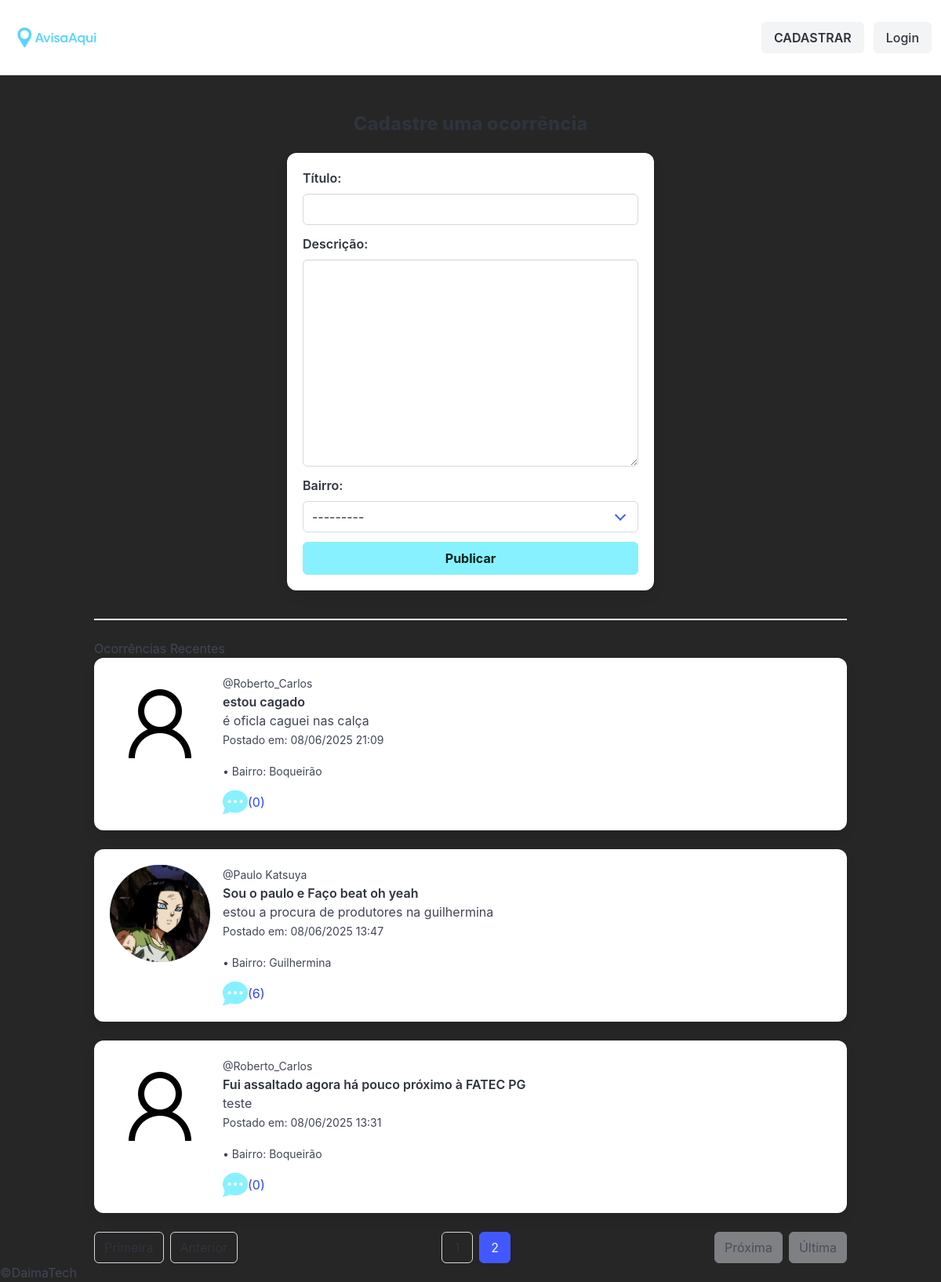
Screenshot of /?page=2 with the database file from the repository.
### appHome/models.py (models this page shows, shortened)
class Ocorrencia(models.Model):
    usuario = models.ForeignKey(Usuario, on_delete=models.CASCADE, related_name='ocorrencias')
    titulo = models.CharField(max_length=120)
    descricao = models.TextField()
    bairro = models.ForeignKey(Bairro, on_delete=models.CASCADE,  related_name='bairros')
    data_ocorrencia = models.DateTimeField(auto_now_add=True)

class Usuario(models.Model):
    nome_usuario = models.CharField(max_length=45, unique=True)
    email = models.CharField(max_length=120, unique=True)
    senha = models.CharField(max_length=25)
    foto = models.ImageField(upload_to='fotos_usuarios/', blank=True, null=True)
    descricao = models.TextField(blank=True)

class Bairro(models.Model):
    nome = models.CharField(max_length=60)
    def __str__(self):
        return self.nome

### appHome/views.py (the view, shortened to what this page needs)
# urls.py: path('', views.home, name='home'),
def home(request):
    usuario_logado = None
    if 'email' in request.session:
        try:
            usuario_logado = Usuario.objects.get(email=request.session['email'])
        except Usuario.DoesNotExist:
            request.session.flush()
    form_ocorrencia = OcorrenciaForm()
    todas_ocorrencias = Ocorrencia.objects.all().order_by('-data_ocorrencia')
    paginator = Paginator(todas_ocorrencias, 5)
    page = request.GET.get('page')
    try:
        ocorrencias = paginator.page(page)
    except PageNotAnInteger:
        ocorrencias = paginator.page(1)
    except EmptyPage:
        ocorrencias = paginator.page(paginator.num_pages)
    dados = {
        'form_ocorrencia': form_ocorrencia,
        'ocorrencias': ocorrencias,
        'usuario_logado': usuario_logado
    }
    return render(request, "home.html", dados)

### appHome/forms.py
class OcorrenciaForm(forms.ModelForm):
    class Meta:
        model = Ocorrencia
        fields = ('titulo', 'descricao', 'bairro')
        widgets = {
            'titulo' : forms.TextInput(attrs={'class': 'input'}),
            'descricao': forms.Textarea(attrs={'class': 'textarea'}),
        }

### appHome/templates/home.html (shortened to what this page needs)
{% extends 'template.html' %}
{% load tz %}
{% load static %}
{% load widget_tweaks %}
{% block conteudo %}
    <div class="container">
        <div class="columns is-centered">
            <div class="column is-half">
                <h2 class="title is-4 has-text-centered mt-6">Cadastre uma ocorrência</h2>
                <div class="box">
                    <form action="{% url 'home' %}" method="POST">
                        <div class="field">
                            <label class="label" for="{{ form_ocorrencia.titulo.id_for_label }}">Título:</label>
                            <div class="control">
                                {{ form_ocorrencia.titulo|attr:"class:input" }}
                            </div>
                        </div>
                        <div class="field">
                            <label class="label" for="{{ form_ocorrencia.descricao.id_for_label }}">Descrição:</label>
                            <div class="control">
                                {{ form_ocorrencia.descricao|attr:"class:textarea" }}
                            </div>
                        </div>
                        <div class="field">
                            <label class="label" for="{{ form_ocorrencia.bairro.id_for_label }}">Bairro:</label>
                            <div class="control">
                                <div class="select is-fullwidth">
                                    {{ form_ocorrencia.bairro }}
                                </div>
                            </div>
                        </div>
                        <div class="field">
                            <div class="control">
                                <button type="submit" class="button is-primary is-fullwidth button-success">Publicar</button>
                            </div>
                        </div>
                    </form>
                </div>
            </div>
        </div>
        <hr>
        <h2>Ocorrências Recentes</h2>
        <div id="ocorrencias-container">
            {% for ocorrencia in ocorrencias %}
                <div class="box mb-5">
                    <article class="media">
                        <div class="media-left">
                            <figure class="image is-128x128">
                                {% if ocorrencia.usuario.foto %}
                                    <img class="is-rounded" src="{{ ocorrencia.usuario.foto.url }}" alt="Foto de perfil de {{ ocorrencia.usuario.nome_usuario }}">
                                {% else %}
                                    <img class="is-rounded has-background-white" src="{% static 'img/icon-user.png' %}" alt="Foto padrão">
                                {% endif %}
                            </figure>
                        </div>
                        <div class="media-content">
                            <div class="content">
                                <small>@{{ ocorrencia.usuario.nome_usuario }}</small>
                                <p>
                                    <strong>{{ ocorrencia.titulo }}</strong>
                                    <br>
                                    {{ ocorrencia.descricao|linebreaksbr }}
                                    <br>
                                    <small>Postado em: {{ ocorrencia.data_ocorrencia|localtime|date:"d/m/Y H:i" }}</small>
                                </p>
                                {% if ocorrencia.bairro %}
                                    <small>&bull; Bairro: {{ ocorrencia.bairro.nome }}</small>
                                {% endif %}
                            </div>
                            <nav class="level is-mobile">
                                <div class="level-left">
                                    <a class="level-item comentarios-btn" data-ocorrencia-id="{{ ocorrencia.id }}">
                                        <span class="icon is-medium">
                                            <img src="{% static 'img/chat_azul.png' %}" alt="Ícone de chat">
                                        </span>
                                        <span>  ({{ ocorrencia.comentarios.count }})</span>
                                    </a>
                                </div>
                            </nav>
                        </div>
                    </article>
                </div>
            {% empty %}
                <p class="has-text-centered is-size-5">Nenhuma ocorrência encontrada ainda. Seja o primeiro a postar!</p>
            {% endfor %}
        </div>
        {% if ocorrencias.has_other_pages %}
            <nav class="pagination is-centered" role="navigation" aria-label="pagination">
                {% if ocorrencias.has_previous %}
                    <a class="pagination-previous" href="?page=1">Primeira</a>
                    <a class="pagination-previous" href="?page={{ ocorrencias.previous_page_number }}">Anterior</a>
                {% else %}
                    <a class="pagination-previous is-disabled" disabled>Primeira</a>
                    <a class="pagination-previous is-disabled" disabled>Anterior</a>
                {% endif %}
                {% if ocorrencias.has_next %}
                    <a class="pagination-next" href="?page={{ ocorrencias.next_page_number }}">Próxima</a>
                    <a class="pagination-next" href="?page={{ ocorrencias.paginator.num_pages }}">Última</a>
                {% else %}
                    <a class="pagination-next is-disabled" disabled>Próxima</a>
                    <a class="pagination-next is-disabled" disabled>Última</a>
                {% endif %}
                <ul class="pagination-list">
                    {% for i in ocorrencias.paginator.page_range %}
                        {% if ocorrencias.number == i %}
                            <li><a class="pagination-link is-current" aria-label="Page {{ i }}" aria-current="page">{{ i }}</a></li>
                        {% else %}
                            <li><a class="pagination-link" href="?page={{ i }}" aria-label="Go to page {{ i }}">{{ i }}</a></li>
                        {% endif %}
                    {% endfor %}
                </ul>
            </nav>
        {% endif %}
    </div>
{% endblock %}

### appHome/static/style.css (style rules this page uses)
.button-success { background-color: var(--cor1); border: 1px solid var(--cor1); font-weight: bolder; }

### appHome/templates/template.html (style rules this page uses)
body { background-color: var(--cor5); min-height: 100vh; }

### rows the page displays
Ocorrencia: usuario.nome_usuario "Roberto_Carlos", titulo "estou cagado", descricao "é oficla caguei nas calça", data_ocorrencia "08/06/2025 21:09", bairro.nome "Boqueirão", comentarios.count "0"
Ocorrencia: usuario.foto (picture), usuario.nome_usuario "Paulo Katsuya", titulo "Sou o paulo e Faço beat oh yeah", descricao "estou a procura de produtores na guilhermina", data_ocorrencia "08/06/2025 13:47", bairro.nome "Guilhermina", comentarios.count "6"
Ocorrencia: usuario.nome_usuario "Roberto_Carlos", titulo "Fui assaltado agora há pouco próximo à FATEC PG", descricao "teste", data_ocorrencia "08/06/2025 13:31", bairro.nome "Boqueirão", comentarios.count "0"

### other values shown
{{ i }} "2"
